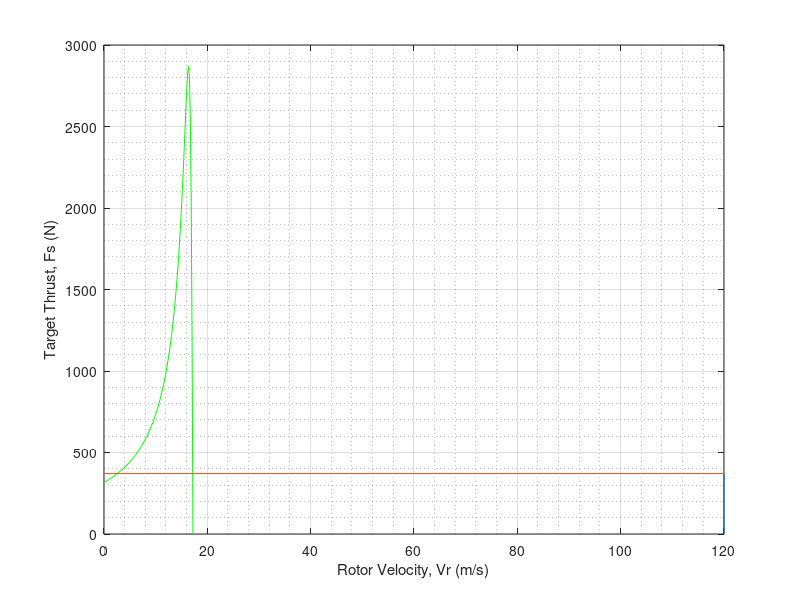
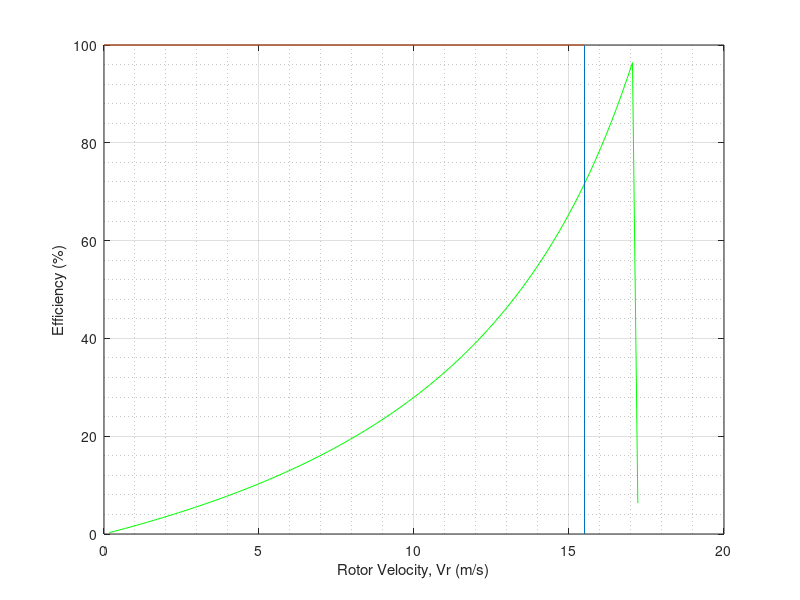

Reproduce these figures in MATLAB, in order.
% SLIM Design Using a Matlab Program
clear all;
clc;

%% Assign Design parameters

tableno = 0;

switch tableno
    
    case 0 % Keith's Design Parameters
        
        % ElectroMagnetic constants
        mu0 = 4*pi*10^-7    % Permeability of free-space    **GOOD**
        rhow = 19.27*10^-9  % Copper volume resistivity
        rhor = 28.85*10^-9  % Capsule conductor volume resistivity
        btmax = 1.6         % Maximum allowable flux density in tooth (T)
        bymax = 1.3         % Maximum allowable flux density in yoke (T)
        J1 = 6*10^6         % Stator current density (A/m^2)
        
        % Design parameters
        d = 0.0105          % Rotor outer thickness (m)
        m = 3               % Number of phases	**GOOD**
        Vline = 75          % RMS line-to-line voltage (V)
        f = 60              % Supply frequency (Hz)
        p = 6               % Number of poles
        q1 = 2              % Number of slots per pole per phase	**GOOD**
        Ws = 0.038          % Width of the stator (m)	**GOOD**
        gm = 0.01           % Physical air gap (m)
        
        Srated = 0.05       % Rated slip
        Fsprime = 800       % Target thrust (N)
        Vr = 120            % Rated rotor velocity (m/s)
        
    case 42 % Table 4-2 Design Parameters
        
        % ElectroMagnetic constants
        mu0 = 4*pi*10^-7    % Permeability of free-space    **GOOD**
        rhow = 19.27*10^-9  % Copper volume resistivity
        rhor = 28.85*10^-9  % Capsule conductor volume resistivity
        btmax = 1.6         % Maximum allowable flux density in tooth (T)
        bymax = 1.3         % Maximum allowable flux density in yoke (T)
        J1 = 6*10^6         % Stator current density (A/m^2)
        
        % Design parameters
        d = 0.003           % Aluminum Rotor outer thickness (m)
        m = 3               % Number of phases	**GOOD**
        Vline = 480         % RMS line-to-line voltage (V)
        f = 60              % Supply frequency (Hz)
        p = 4               % Number of poles
        q1 = 1              % Number of slots per pole per phase	**GOOD**
        Ws = 3.14           % Width of the stator (m)	**GOOD**
        gm = 0.01           % Physical air gap (m)
        
        Srated = 0.10       % Rated slip
%         Srated = 0.05       % Rated slip
        Fsprime = 8161      % Target thrust (N)
%         Fsprime = 8177      % Target thrust (N)
        Vr = 15.5           % Rated rotor velocity (m/s)
        
    case 44 % Table 4-4 Design Parameters
        
        % ElectroMagnetic constants
        mu0 = 4*pi*10^-7    % Permeability of free-space    **GOOD**
        rhow = 19.27*10^-9  % Copper volume resistivity
        rhor = 28.85*10^-9  % Capsule conductor volume resistivity
        btmax = 1.6         % Maximum allowable flux density in tooth (T)
        bymax = 1.3         % Maximum allowable flux density in yoke (T)
        J1 = 6*10^6         % Stator current density (A/m^2)
        
        % Design parameters
        d = 0.003           % Aluminum Rotor outer thickness (m)
        m = 3               % Number of phases	**GOOD**
        Vline = 480         % RMS line-to-line voltage (V)
        f = 60              % Supply frequency (Hz)
        p = 4               % Number of poles
        q1 = 1              % Number of slots per pole per phase	**GOOD**
        Ws = 3.1416         % Width of the stator (m)	**GOOD**
        gm = 0.01           % Physical air gap (m)
        
        Srated = 0.10       % Rated slip
        Fsprime = 8161      % Target thrust (N)
        Vr = 15.5           % Rated rotor velocity (m/s) 
        
    case 45
        
        % ElectroMagnetic constants
        mu0 = 4*pi*10^-7    % Permeability of free-space    **GOOD**
        rhow = 19.27*10^-9  % Copper volume resistivity
        rhor = 28.85*10^-9  % Capsule conductor volume resistivity
        btmax = 1.6         % Maximum allowable flux density in tooth (T)
        bymax = 1.3         % Maximum allowable flux density in yoke (T)
        J1 = 6*10^6         % Stator current density (A/m^2)
        
        % Design parameters
        d = 0.003           % Aluminum Rotor outer thickness (m)
        m = 3               % Number of phases	**GOOD**
        Vline = 480         % RMS line-to-line voltage (V)
        f = 60              % Supply frequency (Hz)
        p = 4               % Number of poles
        q1 = 1              % Number of slots per pole per phase	**GOOD**
        Ws = 3.1416         % Width of the stator (m)	**GOOD**
        gm = 0.01           % Physical air gap (m)
        
        Srated = 0.10       % Rated slip
        Fsprime = 8171      % Target thrust (N)
        Vr = 15.5           % Rated rotor velocity (m/s) 
        
end

%% Simulation Calcs

% Data from the PCP design procedure
V1 = Vline/sqrt(3);
Vs = Vr/(1 - Srated);       % Sychronous velocity (m/s)	**GOOD**
tau = Vs/(2*f);             % Pole pitch	**GOOD**
lambda = tau/(m*q1);        % Slot pitch    **GOOD**
Ls = p*tau;                 % Stator Length	**GOOD**

for i = 1:30
    
    N1 = p*q1*i;
    ncos0 = 0.2;
    ncos1(i) = 1;
    
    while abs(ncos0 - ncos1(i)) > 0.0001

        I1prime = (Fsprime*Vr)/(m*V1*ncos0);
        Aw = I1prime/J1;
        As = (10*i*Aw)/7;
        ws = lambda/2;
        wt = ws;
        hs = As/ws;
        go = gm + d;
        gamma = (4/pi)*(((ws/(2*go))*atan(ws/(2*go))) - log(sqrt(1 + ((ws/(2*go))^2))));
        kc = lambda/(lambda - gamma*go);
        ge = kc*go;
        kw = sin(pi/(2*m))/(q1*sin(pi/(2*m*q1)));
        G = 2*mu0*f*tau^2/(pi*(rhor/d)*ge);
        a = pi/2;
        ae = a + ge/2;
        Lce = tau;
        beta1 = 1;
        lamda_s = (hs*(1+3*beta1))/(12*ws);
        lamda_e = (0.3*(3*beta1-1)); 
        lamda_d = 5*(ge/ws)/(5 + 4*(go/ws));

        %Equivalent Circuit Components
        R1(i) = rhow*(4*a + 2*Lce)*J1*N1/I1prime;
        a1(i) = lamda_s*(1 + 3/p) + lamda_d;
        b1(i) = lamda_e*Lce;
        X1(i) = 8*mu0*pi*f*((a1(i)*2*a/q1) + b1(i))*N1^2/p;
        Xm(i) = (48*mu0*pi*f*ae*kw*N1^2*tau)/(pi^2*p*ge);
        R2(i) = Xm(i)/G;

        Z(i) = R1(i) + j*X1(i) + ((j*R2(i)*Xm(i))/Srated)/((R2(i)/Srated) + j*Xm(i));

        I1(i) = V1/abs(Z(i));
        I2(i) = j*I1(i)*Xm(i)/(R2(i)/Srated + j*Xm(i));
        Im(i) = I1(i) - I2(i);

        %Actual TLIM Thrust
        Fs(i) = (m*abs(I1(i))^2*R2(i))/(((1/(Srated*G)^2) + 1)*Vs*Srated);
        diff(i) = Fs(i) - Fsprime;
        dmin = min(abs(diff));
        Pout = Fs*Vr;
        Pin = Pout + m*abs(I2(i))^2*R2(i) + m*abs(I1(i))^2*R1(i);
        eta = Pout/Pin;
        PF = cos(angle(Z(i)));
        ncos1(i) = eta*PF;
        ncos0 = (ncos0+ncos1(i))/2;
    end
end

k = 1; 
while dmin~=abs(diff(k))
    k = k + 1;
end

Nc = k;         % Number of turns per slot
N1 = p*q1*Nc;   % Number of turns per phase
Fs = Fs(k);     % Estimated thrust based on Nc (N)
I1 = I1(k);     % Estimate current draw (A)

ncos1 = ncos1(k);

A = [   3	5.8;
        4	5.189;
        5	4.62;
        6	4.1148;
        7	3.665;
        8	3.2639;
        9   2.9057;
        10	2.588   ];

gauge = 0;

while (gauge < 8)
    
    gauge = gauge + 1;
%     gauge = 5
    pw = 0;
%     r = 0;    % Unused variable
    wt = 1;
    wtmin = 0;
%     g = 0;    % Unused variable
%     r = 0;    % redundant
    
    while (wt - wtmin) > 0.0152
        
%         r = r + 1;    % Unused variable
%         g = g + 1;    % Unused variable
        wire_d = A(gauge,2);
        pw = pw + 1;
        ws = (wire_d*10^-3*pw) + 2.2*10^-3;
        wt = lambda - ws;
        Aw = pw*pi/4*wire_d^2*1e-6;
        As = (10*Nc*Aw)/7;
        hs = As/ws;
        gm = 0.01;
        go = gm + d;
        gamma = (4/pi)*(((ws/(2*go))*atan(ws/(2*go))) - log(sqrt(1 + ((ws/(2*go))^2))));
        kc = lambda/(lambda - gamma*go);
        ge = kc*go;
        G = 2*mu0*f*tau^2/(pi*(rhor/d)*ge);
        kw = sin(pi/(2*m))/(q1*sin(pi/(2*m*q1)));
        a = pi/2;
        ae = a + ge/2;
        Lce = tau;
        beta1 = 1;
        lamda_s = (hs*(1 + 3*beta1))/(12*ws);
        lamda_e = (0.3*(3*beta1 - 1));
        lamda_d = 5*(ge/ws)/(5 + 4*(go/ws));

        %Equivalent Circuit Components
        R1 = rhow*(4*a + 2*Lce)*J1*N1/I1prime;
        a1 = lamda_s*(1 + 3/p)+lamda_d;
        b1 = lamda_e*Lce;
        X1 = 8*mu0*pi*f*((a1*2*a/q1) + b1)*N1^2/p;
        Xm = (48*mu0*pi*f*ae*kw*N1^2*tau)/(pi^2*p*ge);
        R2 = Xm/G;
        Z = R1 + j*X1 + (R2/Srated*j*Xm)/(R2/Srated + j*Xm);
        I1 = V1/abs(Z);
        I2 = j*I1*Xm/(R2/Srated + j*Xm);
        Im = I1-I2;
        wtmin = 2*sqrt(2)*m*kw*N1*abs(Im)*mu0*lambda/(pi*p*ge*btmax);
    end
    
    hy = 4*sqrt(2)*m*kw*N1*abs(Im)*mu0*Ls/(pi*pi*p*p*ge*bymax);
    para_wires(gauge) = pw;
    slot_width(gauge) = ws; 
    tooth_width(gauge) = wt;
    min_toothwidth(gauge) = wtmin;
    height_slot(gauge) = hs;
    Area_wire(gauge) = Aw;
    Area_slot(gauge) = As;
    Num_c(gauge) = Nc;
    Num_1(gauge) = N1;
    Sta_I(gauge) = I1;
    gap_e(gauge) = ge;
    current_den(gauge) = abs(I1)/Aw;
    height_yoke(gauge) = 4*sqrt(2)*m*kw*N1*(Im)*mu0*Ls/(pi*pi*p*p*ge*bymax);
    final_thrust(gauge) = (m*abs(I1)^2*R2)/(((1/(Srated*G)^2) + 1)*Vs*Srated);
    output(gauge) = final_thrust(gauge)*Vr;
    input(gauge) = output(gauge) + m*abs(I2)^2*R2 + m*abs(I1)^2*R1;
    efficiency(gauge) = output(gauge)/input(gauge);
    difference(gauge) = final_thrust(gauge) - Fsprime;
    diffmin(gauge) = min(abs(difference));
    
end

kk = min(diffmin);
jj = 1;

while kk ~= abs(diffmin(jj))
    
    jj = jj + 1;
    
end

best_wiregauge = A(jj,1)

%$$$ To Generate the Characteristic curves $$$

vel_sta = 17.22; 
slip = 0.1;
e = 1;

for slip = 0.000001:0.01:1
    
    vel_rot(e) = vel_sta*(1 - slip);
    impz(e) = R1 + j*X1 + (R2/slip*j*Xm)/(R2/slip + j*Xm);
    i1(e) = V1/abs(impz(e));
    i2(e) = j*i1(e)*Xm/(R2/slip + j*Xm);
    im(e) = i1(e) - i2(e);
    Force(e) = (m*(abs(i1(e)))^2*R2)/(((1/(slip*G)^2) + 1)*vel_sta*slip);
    out_pow(e) = Force(e)*vel_rot(e);
    in_pow(e) = out_pow(e) + m*abs(i2(e))^2*R2 + m*abs(i1(e))^2*R1;
    eff(e) = out_pow(e)/in_pow(e);
    e = e + 1;
    
end

figure(1)
plot(vel_rot,Force,'green')
hold on
grid on
grid minor
ylabel('Target Thrust, Fs (N)')
xlabel('Rotor Velocity, Vr (m/s)')
% plot([15.5 15.5],[0,Fs])
plot([Vr Vr],[0,Fs])
hold on;
% plot([0 15.5],[Fs Fs]);
plot([0 Vr],[Fs Fs]);
hold on;

figure(2);
plot(vel_rot,eff*100,'green');
hold on;
plot([15.5 15.5],[0 eta*100]);
hold on;
plot([0 15.5],[eta*100,eta*100]);
hold on;
grid on
grid minor
ylabel('Efficiency (%)')
xlabel('Rotor Velocity, Vr (m/s)')
